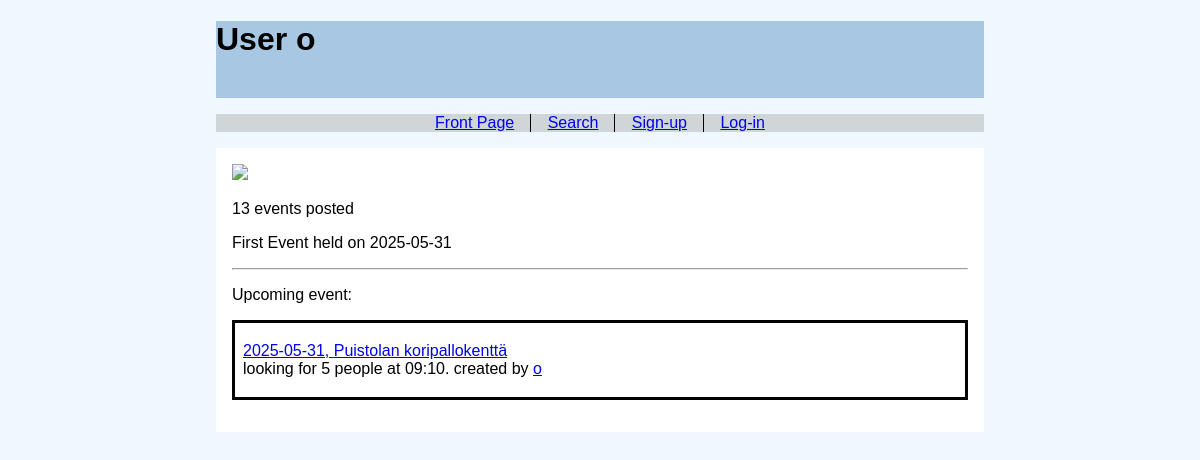
Page /user/1 on the committed database.
### tables this page shows
CREATE TABLE users (
    id INTEGER PRIMARY KEY,
    username TEXT UNIQUE,
    password_hash TEXT
, image BLOB);

CREATE TABLE events (
    id INTEGER PRIMARY KEY,
    size INTEGER,
    time TEXT,
    date TEXT,
    user_id INTEGER REFRENCES users,
    location_id INTEGER REFRENCES locations
);

### app.py (the view)
@app.route("/user/<int:user_id>")
def show_user(user_id):
    user = users.get_user(user_id)
    if not user:
        abort(404)
    usersAllEvents = users.get_events(user_id)
    usersUpcomingEvents = users.get_latest_events(user_id)
    return render_template("user.html", user=user, events=usersAllEvents, upcoming=usersUpcomingEvents)

### db.py (called while the page is built)
def get_connection():
    con = sqlite3.connect("database.db")
    con.execute("PRAGMA foreign_keys = ON")
    con.row_factory = sqlite3.Row
    return con

def query(sql, params=[]):
    con = get_connection()
    result = con.execute(sql, params).fetchall()
    con.close()
    return result

### users.py (called while the page is built)
def get_user(user_id):
    sql = """SELECT id, username, image IS NOT NULL has_image
            FROM users
             WHERE id = ?"""
    query = db.query(sql, [user_id])
    return query[0] if query else None

def get_events(user_id):
    sql = """SELECT e.id, e.date, e.time
            FROM events e
             WHERE e.user_id = ?
            GROUP BY e.id
             ORDER BY e.date, e.time"""
    return db.query(sql, [user_id])

def get_latest_events(user_id, date = date.today(), limit = 5):
    sql = """SELECT e.id, l.name, e.size, e.time, e.date, u.username, e.user_id
            FROM events e, locations l, users u
             WHERE e.location_id = l.id
            AND e.user_id = u.id
             AND e.user_id = ?
            AND e.date >= ?
             GROUP BY e.id
            ORDER BY e.date, e.time
             LIMIT ?"""
    return db.query(sql, [user_id, date, limit])

### templates/user.html (shortened to what this page needs)
<!DOCTYPE html>
<html>
<head>
    <link rel="stylesheet" href="/static/style.css">
</head>
<body>
    <div class="header">
        <h1>User {{ user.username }}</h1>
        <p>
          <br />
        </p>
    </div>
    <div class="nav">
        <nav>
          <ul>
            <li><a href="/">Front Page</a></li>
            <li><a href="/search">Search</a></li>
          {% if session.user_id %}
            <li><a href="/logout">Sign-out</a></li>
          {% else %}
            <li><a href="/signup">Sign-up</a></li>
            <li><a href="/login">Log-in</a></li>
          {% endif %}
          </ul>
        </nav>
    </div>
    <div class="user-page">
        {% if user.has_image %}
        <img src="/image/{{ user.id }}" class="profile-picture"/>
        {% endif %}
        <p>
            {{ events | count }} event{% if events | count > 1 %}s
            {% endif%} posted
        </p>
        {% if events %}
        <p>
            First Event held on {{ events[-1].date }}
        </p>
        {% endif %}
        {% if upcoming %}
        <hr />
        <p>
            {% if upcoming | count > 1 %}
            {{ upcoming | count }} Upcoming  events:
            {% else %}
            Upcoming event:
            {% endif %}
        </p>
        {% for event in upcoming %}
        <div class="events">
        <p>
            <a href="/event/{{ event.id }}">  {{ event.date }}, {{ event.name }} </a>
            <br />
            looking for {{ event.size }} people at {{ event.time }}. created by <a href="/user/{{ event.user_id }}">{{ event.username }}</a>
        </p>
        </div>
        {% endfor %}
        {% else %}
        <p>
            No upcoming events.
        </p>
        {% endif %}
    </div>
</body>
</html>

### static/style.css (style rules this page uses)
body { margin: auto; max-width: 48em; font-family: sans-serif; background-color: aliceblue; }
nav { text-align: center; }
nav > ul { padding: 0; margin: 0; }
nav > ul > li { display: inline-block; padding: 0 1em; margin: 0; }
nav > ul > li:not(:last-of-type) { border-right: 1px solid black; }
nav > ul > li:not(:first-of-type) { margin-left: -0.25em; }
.header { background-color: #a7c7e3; }
.nav { background-color: #a7a7a771; margin-top: 1em; margin-bottom: 1em; }
.events { border: 0.2em solid black; margin: 1em; padding: 0.2em 0.5em; }
.user-page { background-color: #fff; padding: 1em; }
.user-page > .events { margin-left: 0em; margin-right: 0em; }
.profile-picture { max-height: 10em; max-width: 10em; }

### rows in the picture
users: username "o"
events: date "2025-05-31", name "Puistolan koripallokenttä", size "5", time "09:10", username "o"

### other values in the picture
{{ events | count }} "13"
